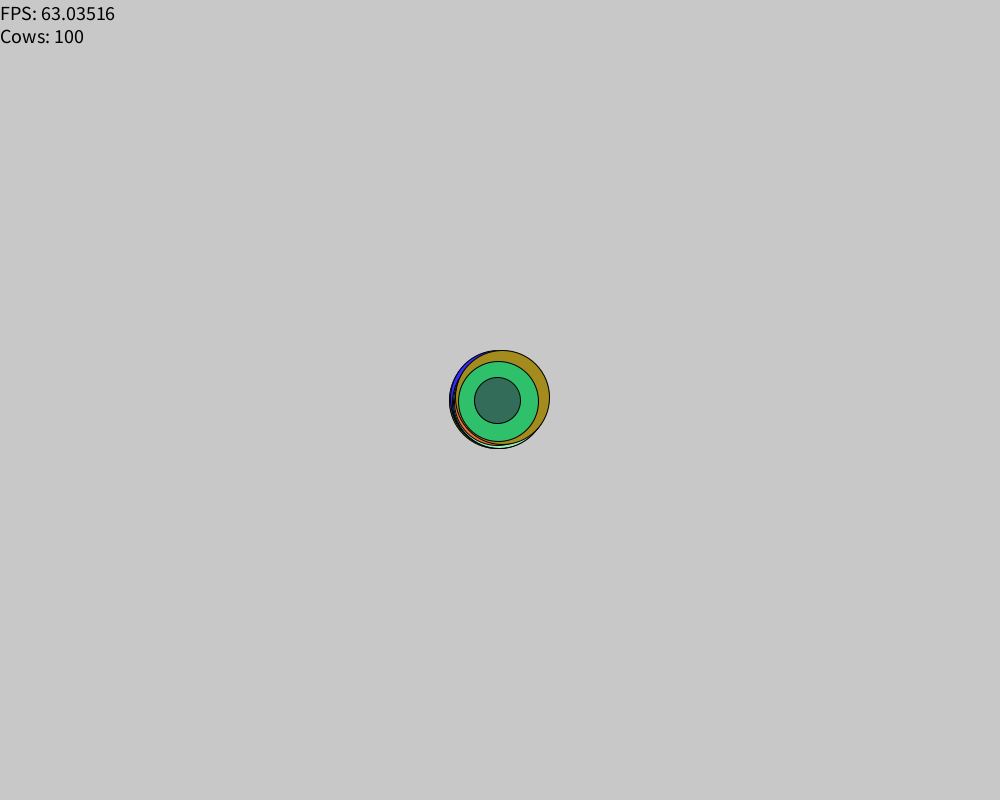
Frame 1 (no input)
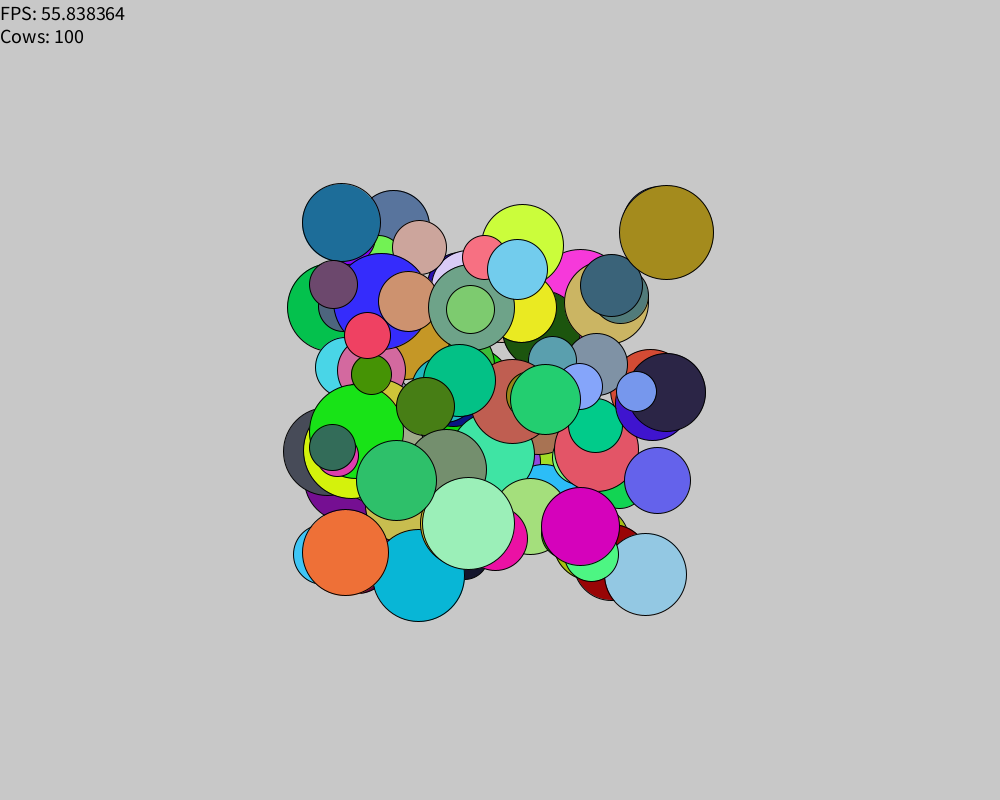
Frame 60 (the mouse pressed at the canvas centre just before this capture)
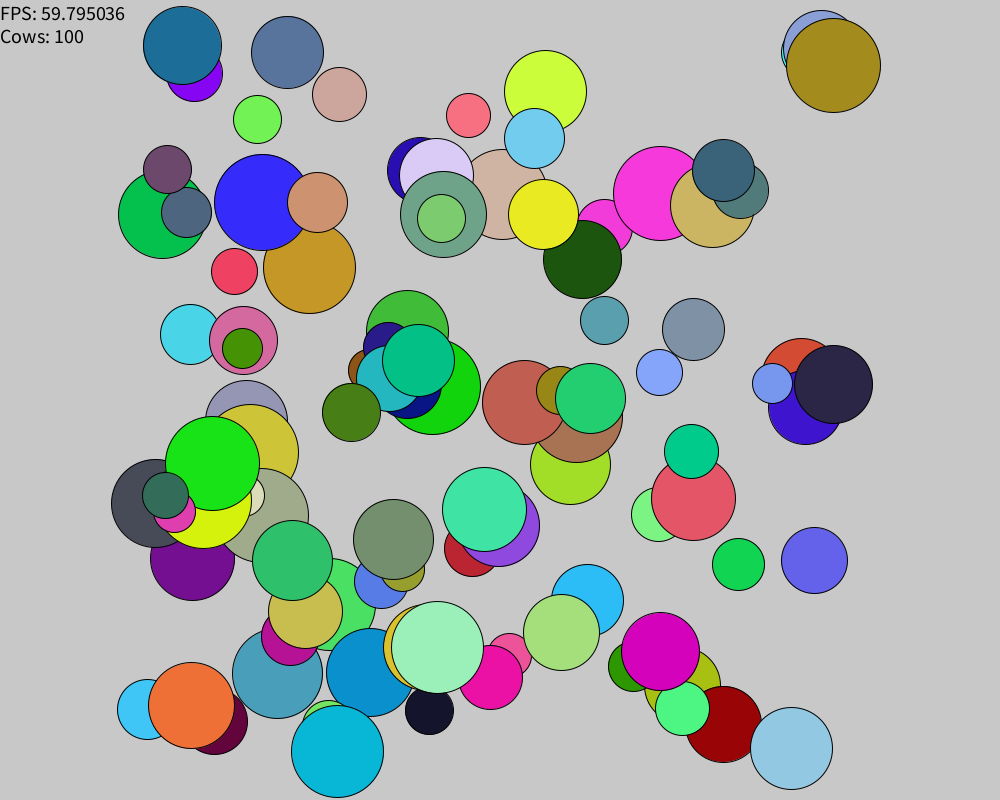
Frame 120 (the mouse held since frame 60 and released just before this capture)

The Processing sketch that drew these frames (run headless with seeded random() and noise(); from frame 60 on, the mouse is pressed at the canvas centre):

// Processing sketch: CowDemo
// ── CowDemo.pde
ArrayList<Cow> particles;
void setup() {
  size(1000, 800);
  particles = new ArrayList<Cow>();
  for (int i = 0; i < 100; i++)
    particles.add(new Cow());
}

void draw() {
  background(200);
  for (Cow c : particles) {
    c.move();
    c.display();
  }
  fill(0);
  textSize(20);
  text("FPS: "+frameRate+"\nCows: "+particles.size(),0,20);
}

void mousePressed() {
   //Read about mouseClicked()/mousePressed() and related methods in the documentation.
   //Right click: add a cow at the mouse location.
   //Left click: call the click of each cow 
   
   if (mousePressed && (mouseButton==LEFT)){
   for (int i = 0; i<particles.size(); i++){
     particles.get(i).click();
   }
   }
   else if (mousePressed && (mouseButton==RIGHT)){
   particles.add(new Cow(20+(int)(Math.random()*30), mouseX, mouseY, 
    random(6)-3,
    random(6)-3));
   }
}

void keyPressed() {
  //Read about keyPressed() in the documentation.
  //hint:
  //println(keyCode);
  if (key == 32){
  particles.clear();
  }
  
}

// ── Cow.pde
public class Cow {
  float x, y, dx, dy, radius;
  color c;
  boolean colliding, selected;

  Cow(float rad, float x, float y, float dx, float dy) {
    radius = rad;
    this.x = x;
    this.y = y;
    this.dx = (int)(dx*100)/100.0;
    this.dy = (int)(dy*100)/100.0;
    c = color(random(255),random(255),random(255));

  }
  Cow() {
    this(20+(int)(Math.random()*30), width/2, height/2, 
    random(6)-3,
    random(6)-3);
  }
  
  void move() {
    x += dx;
    y += dy;
    if (x >= width - radius || x <= radius) dx *= -1;
    if (y >= height - radius || y <= radius) dy *= -1;
  }
  void display() {
    stroke(0);
    fill(c);
    ellipse(x, y, radius*2, radius*2);
    
  }

  void click(){
   //if the mouseX and mouseY are touching this cow, change the cow somehow.
   if (dist(mouseX,x,mouseY,y)<=radius){
     selected = true;
     println("hi");
   }
    
  }



}
